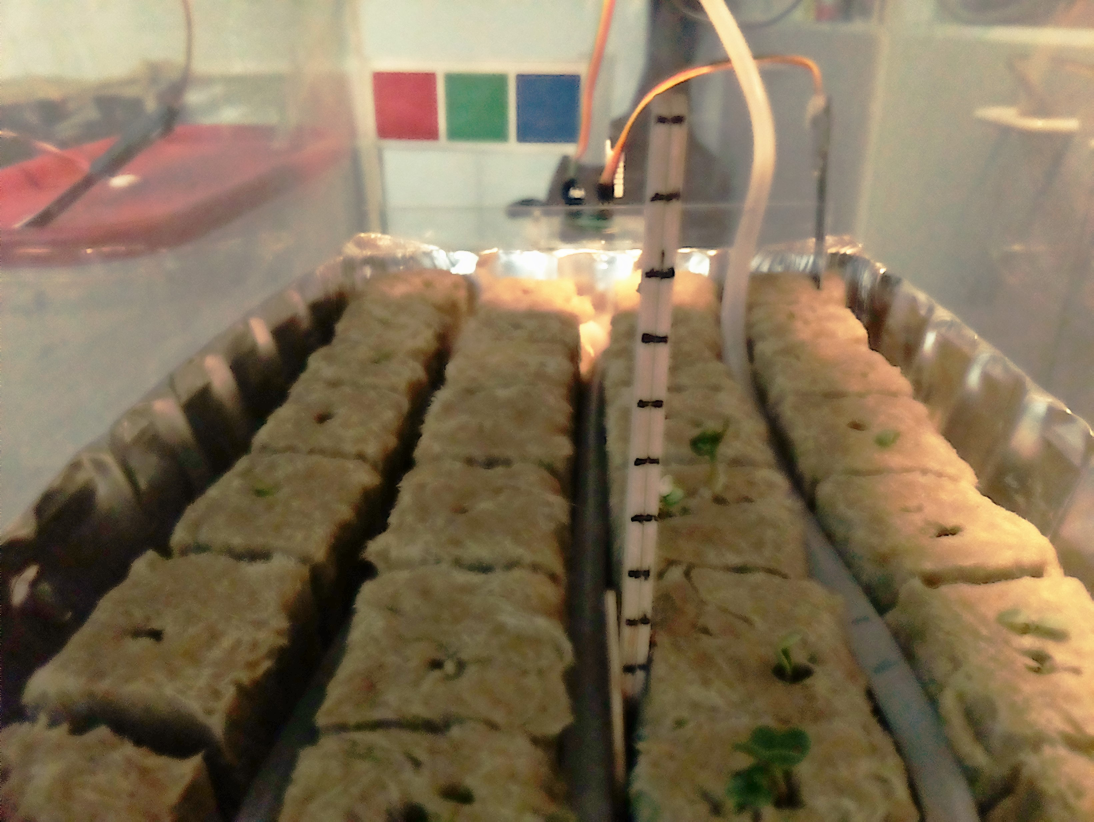
#> input picture day02.jpg, 3280 x 2464 px (shown at 1/3 size)
$ python filterColor.py day02.jpg
#> lines starting #> are read from the running program, lines starting #| are printed output that depends on the picture
### cv_utils.py
import numpy as np
import cv2

win_max_dimensions = {}
win_scale = {}

def imageScale(wname): return win_scale[wname]

# [4 lines left out: function print_clicks, not called in this run]

def createWindow(wname='image', width=500, height=500, x0=0, y0=0,
                 mouse_callback=print_clicks, callback_data=None):
    global win_max_dimensions

    cv2.namedWindow(wname, cv2.WINDOW_NORMAL)
    cv2.resizeWindow(wname, width, height)
    win_max_dimensions[wname] = float(max(width, height))
    cv2.moveWindow(wname, x0, y0)
    cv2.setMouseCallback(wname, mouse_callback, (callback_data or wname))

# Reduce max dimension to 600, o/w display is really lagging
def _showImage(wname, image):
    global win_scale

    scale = max(image.shape[0]/win_max_dimensions[wname],
                image.shape[1]/win_max_dimensions[wname])
    win_scale[wname] = scale
    disp_img = cv2.resize(image, (int(image.shape[1]/scale),
                                  int(image.shape[0]/scale)))
    cv2.imshow(wname, disp_img)

def showImage(wname, image):
    _showImage(wname, image)
    cv2.waitKey(1)

def showImageWait(wname, image, wait_time=-1):
    _showImage(wname, image)
    return cv2.waitKey(wait_time) & 0xFF

def readImage(filename):
#> called with filename = 'day02.jpg'
    image = cv2.imread(filename)
#> image is the input picture: shape (2464, 3280, 3); mean B, G, R 87.7, 113.8, 130.3
    if (not isinstance(image, np.ndarray)):
        raise Exception("File not found: %s" %filename)
    return image

# [19 lines left out: functions writeImage, readMask, writeMask, not called in this run]

### filterColor.py
#!/usr/bin/env python
import numpy as np
import cv2, sys
from cv_utils import *
import argparse

wait_time = 100

def noop(dummy): pass

class Filter:
    # Range is (name, min, max, min0, max0) (last 2 are optional)
    ranges = None
    transform_type = None

    def __init__(self, range1, range2, range3, transform_type=None):
        self.transform_type = transform_type
        self.ranges = []
        self.ranges.append(range1)
        self.ranges.append(range2)
        self.ranges.append(range3)
        for i in range(3):
            if (len(self.ranges[i]) == 3):
                self.ranges[i] += self.ranges[i][1:3]

    def transform (self, image):
        return (image if not self.transform_type else
                cv2.cvtColor(image, self.transform_type))

filtersG = {'BGR' : Filter(['B', 0, 255], ['G', 0, 255], ['R', 0, 255]),
            'HSV' : Filter(['H', 0, 200, 0, 179], ['S', 0, 255], ['V', 0, 255],
                           cv2.COLOR_BGR2HSV),
            'LAB' : Filter(['L', 0, 255], ['A', 0, 255], ['B', 0, 255],
                           cv2.COLOR_BGR2LAB),
            'LUV' : Filter(['L', 0, 255], ['U', 0, 255], ['V', 0, 255],
                           cv2.COLOR_BGR2LUV),
            'XYZ' : Filter(['X', 0, 255], ['Y', 0, 255], ['Z', 0, 255],
                           cv2.COLOR_BGR2XYZ),
            'YCrCb' : Filter(['Y', 16, 235], ['Cr', 16, 250], ['Cb', 16, 240],
                           cv2.COLOR_BGR2YCrCb),
            'YUV' : Filter(['Y', 0, 255], ['U', 0, 255], ['V', 0, 255],
                           cv2.COLOR_BGR2YUV),
            }

# Transform a BGR image into another image, depending on the color_space
# [6 lines left out: function transformFromBGR, not called in this run]

# Interactive GUI to set color space parameters to mask out certain portions
def filterImage(image, color_space='BGR', width=500, height=500):
#> called with color_space = 'BGR', width = 750, height = 750
    global filtersG

    wname = color_space + ' filter'
    createWindow(wname, width, height)

    if (not color_space in filtersG.keys()):
        print("ERROR: Unknown filter: %s" %color_space)
        exit()

    filter = filtersG[color_space]
    suffixes = ['_min', '_max']
    for r in range(3):
        name = filter.ranges[r][0]
        for i in range(2):
            cv2.createTrackbar(name+suffixes[i], wname,
                           filter.ranges[r][1], filter.ranges[r][2], noop)
            cv2.setTrackbarPos(name+suffixes[i], wname, filter.ranges[r][3+i])

    rVals = [[0,0]]*3
    for i in range(3):
        rVals[i] = filter.ranges[i][3:5]
    pVals = [[0,0]]*3

    trans_image = filter.transform(image)

    while True:
        for r in range(3):
            name = filter.ranges[r][0]
            for i in range(2):
                rVals[r][i] = cv2.getTrackbarPos(name+suffixes[i], wname)

        if (np.sum(np.abs(np.subtract(rVals, pVals))) > 0):
            for r in range(3):
                for i in range(2): pVals[r][i] = rVals[r][i]

            mask = createMask(trans_image, rVals, color_space)
#> in createMask, `mask = cv2.inRange(image, lower, upper)`: mask: shape (2464, 3280); every value is 255
            output = cv2.bitwise_and(image, image, mask=mask)
            showImage(wname, output)
#> in _showImage, `disp_img = cv2.resize(image, (int(image.shape[1]/scale), int(image.sha..`:
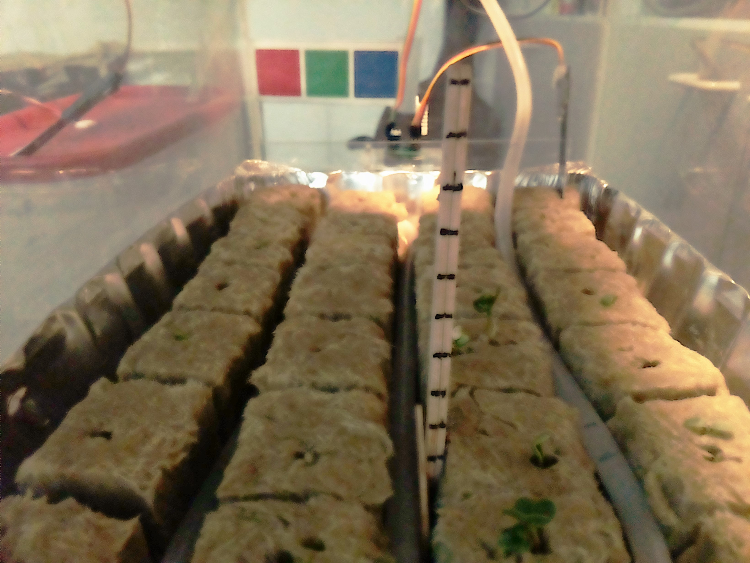
#> disp_img: shape (563, 750, 3); mean B, G, R 87.6, 113.7, 130.2

        if (cv2.waitKey(wait_time) & 0xFF == ord('q')):
#> (key q is pressed here)
            cv2.destroyWindow(wname)
            return (rVals, mask)

# Text-based approach to set color space parameters
# [36 lines left out: function filterImageText, not called in this run]

# Create a single channel mask, with same dimensions as 'image'.
# 'rVals' is a list of pais, where each pair is the lower/upper bound
# on one of the channels of the color_space
def createMask(image, rVals, color_space):
    if (color_space == 'HSV'):
        mask = createMaskHSV(image, rVals)
    else:
        lower = np.array([v[0] for v in rVals])
        upper = np.array([v[1] for v in rVals])
        mask = cv2.inRange(image, lower, upper)
    return mask

# Special for HSV - allows for wrapping around color circle
#  (anything above 179 wraps to 0)
# Is called by createMask, so no need to call it on its own
# [16 lines left out: function createMaskHSV, not called in this run]

if __name__ == '__main__':
    parser = argparse.ArgumentParser(description = "filter color")
    parser.add_argument('image', help="image file")
    parser.add_argument('-f', '--filter', help="filter type (e.g., 'HSV', 'LAB'",
                        default='BGR')
    parser.add_argument('-n', '--nosliders', action='store_true',
                        help='use text-based interaction')
    args = parser.parse_args()

    image = readImage(args.image)
    filter, mask = (filterImageText(image, args.filter) if args.nosliders else
                    filterImage(image, args.filter, 750, 750))
#> filter = [[0, 255], [0, 255], [0, 255]]
    print(filter)
#| [[0, 255], [0, 255], [0, 255]]
